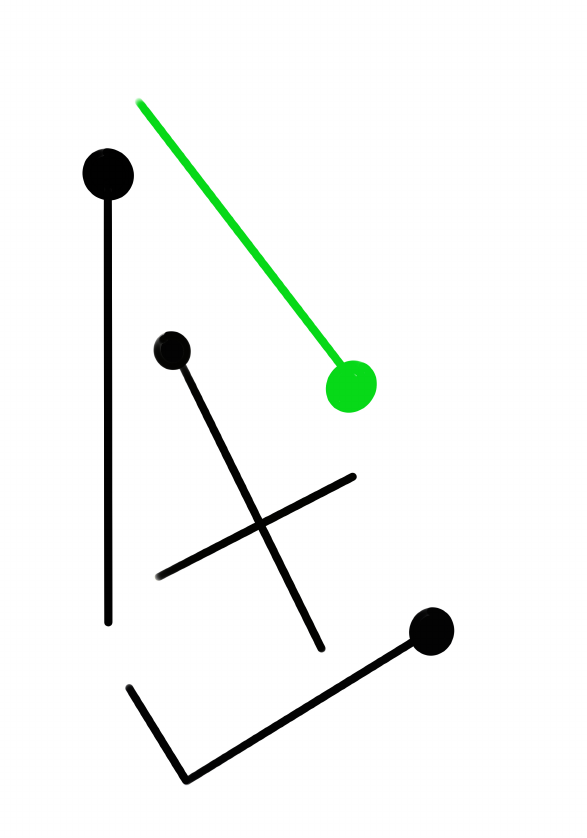
#> input picture assets/tasks/page06.png, 587 x 838 px
$ python viewHSV.py
#> lines starting #> are read from the running program, lines starting #| are printed output that depends on the picture; after the words box and inside, x2 and y2 are one past the last pixel; in counts of white or black regions, pixels touching at a corner belong together
#> in main, img is the input picture: shape (838, 587, 3); mean B, G, R 244.4, 246.3, 244.2
import numpy as np
import cv2 as cv


def nothing(x):
    pass


def processImg(bgr, hsvl, hsvh):
    fom = cv.resize(bgr, (0, 0), fx=0.6, fy=0.6, interpolation=cv.INTER_NEAREST)
    hsv = cv.cvtColor(fom, cv.COLOR_BGR2HSV)
#> hsv: shape (503, 352, 3); mean H, S, V 1.2, 4, 246.2
    tgt = cv.inRange(hsv, hsvl, hsvh)
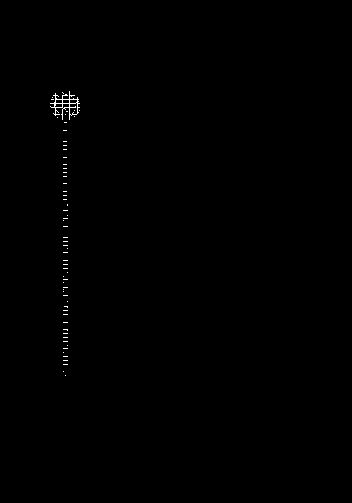
#> tgt: shape (503, 352); 0.24% white in thin lines or dots, all inside (x1, y1, x2, y2) = (50, 91, 80, 376)
    res = cv.cvtColor(hsv, cv.COLOR_HSV2BGR)
    cv.imshow("Unprocessed Image", fom)
    cv.waitKey(1)
    cv.imshow("Processed Image", tgt)
    cv.waitKey(1)


def main(img=None):
    cv.namedWindow('HSV Bars')
    # 创建颜色变化的轨迹栏
    cv.createTrackbar('HL', 'HSV Bars', 0, 360, nothing)
    cv.createTrackbar('HH', 'HSV Bars', 0, 360, nothing)
    cv.createTrackbar('SL', 'HSV Bars', 0, 255, nothing)
    cv.createTrackbar('SH', 'HSV Bars', 0, 255, nothing)
    cv.createTrackbar('VL', 'HSV Bars', 0, 255, nothing)
    cv.createTrackbar('VH', 'HSV Bars', 0, 255, nothing)
    # 为 ON/OFF 功能创建开关
    switch = '0 : OFF \n1 : ON'
    cv.createTrackbar(switch, 'HSV Bars', 0, 1, nothing)

    cv.namedWindow("Unprocessed Image")
    cv.waitKey(1)
    cv.namedWindow("Processed Image")
    cv.waitKey(1)
    if type(img) == type(None):
        img = cv.imread('../assets/tasks/page06.png')
    while True:
        hsv_low = np.array([
            cv.getTrackbarPos("HL", "HSV Bars"),
            cv.getTrackbarPos("SL", "HSV Bars"),
            cv.getTrackbarPos("VL", "HSV Bars"),
        ])
        hsv_high = np.array([
            cv.getTrackbarPos("HH", "HSV Bars"),
            cv.getTrackbarPos("SH", "HSV Bars"),
            cv.getTrackbarPos("VH", "HSV Bars")
        ])
        s = cv.getTrackbarPos(switch, 'HSV Bars')
        # if s == 0:
        #     pass
        # else:
        #     processImg(img, hsv_low, hsv_high)
        processImg(img, hsv_low, hsv_high)
        if cv.waitKey(1) & 0xff == ord('q'):
#> (key q is pressed here)
            break
    cv.destroyAllWindows()


if __name__ == "__main__":
    main()
